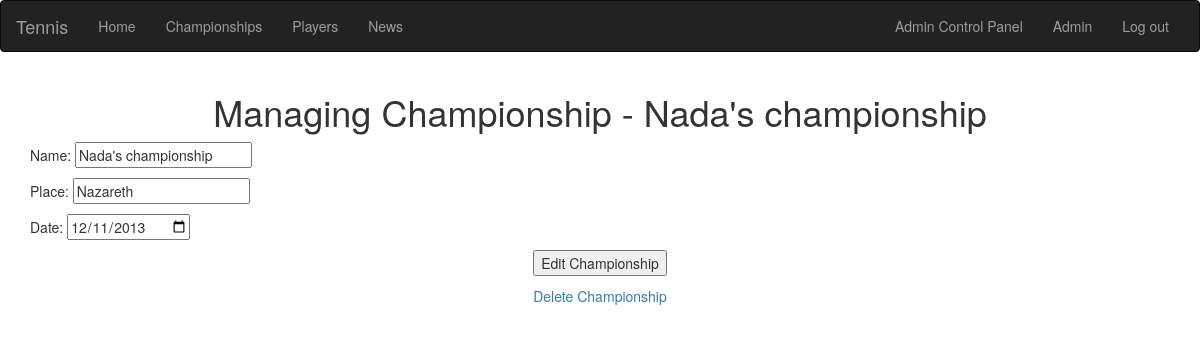
The page /acp/managechamp/1 (signed in) on the database as committed earlier.
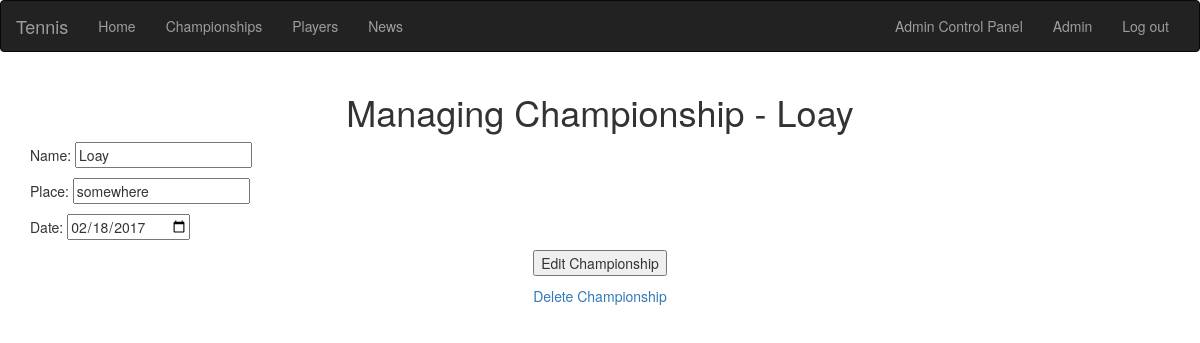
The same page on the database as committed later.
### database_setup.py (models this page shows)
class Championship(Base):
    __tablename__='championship'
    id=Column(Integer, primary_key=True)
    name=Column(String(255))
    date=Column(Date)
    place=Column(String)

### web_app.py (the view, shortened to what this page needs)
@app.route('/acp/managechamp/<int:id>', methods=['POST', 'GET'])
def ManageChampionship(id):
	if login_session is None:
		flash("You must be logged in to do this.")
		return redirect(url_for('login'))
	user=dbsession.query(User).filter_by(id=login_session['id']).first()
	if (not user.admin):
		flash("You are not authorized to do this.")
	championship=dbsession.query(Championship).filter_by(id=id).first()
	if championship is None:
		flash("Championship was not found.")
		return redirect(url_for('ManageChampionships'))
	if request.method=='GET':
		return render_template('ManageChampionship.html', championship=championship)

### templates/ManageChampionship.html (shortened to what this page needs)
{% extends "layout.html" %}
{% block body %}
<center><h1>Managing Championship - {{championship.name}}</h1></center>
<form action="{{ url_for('ManageChampionship', id=championship.id) }}" method="post">
<p>Name: <input type="text" name="name" value="{{championship.name}}"></p>
<p>Place: <input type="text" name="place" value="{{championship.place}}"></p>
<p>Date: <input type="date" name="date" value="{{championship.date}}"></p>
<p><center><input type="submit" value="Edit Championship"></center></p>
</form>
<p><center><a href="{{ url_for('DeleteChampionship', id=championship.id) }}">Delete Championship</a></center></p>
{% endblock %}

Rows that differ between the two databases and show on the page:
changed Championship: name "Nada's championship" → "Loay"; place "Nazareth" → "somewhere"; date "12/11/2013" → "02/18/2017"
